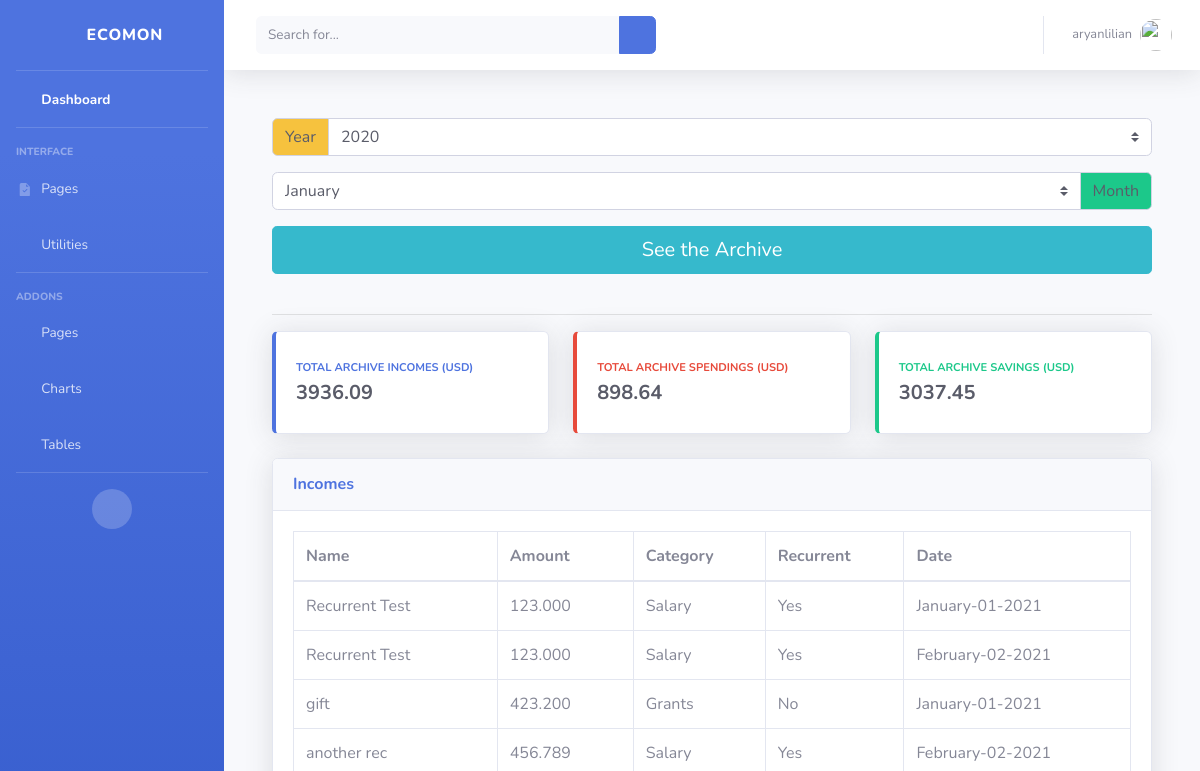
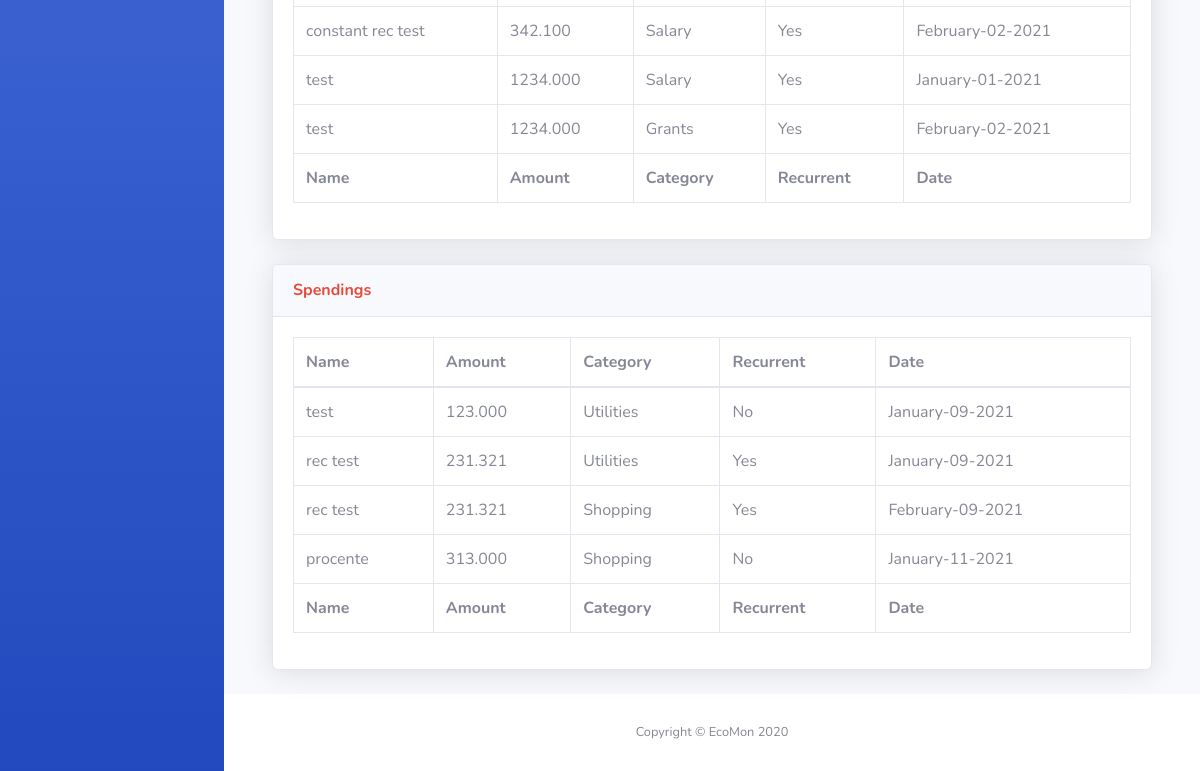
Before: /users/archive (signed in) with the older database file (2 pictures, top to bottom).
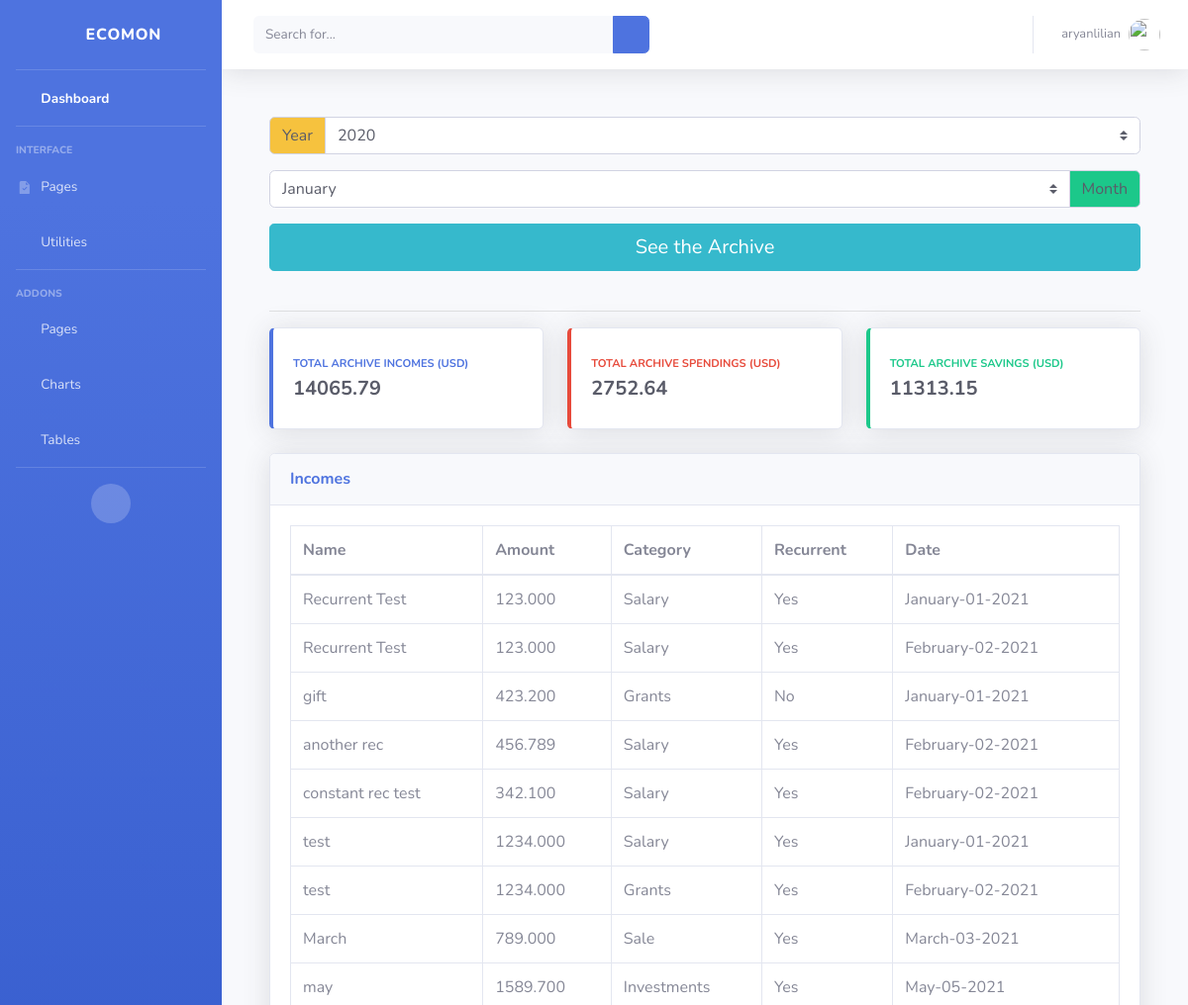
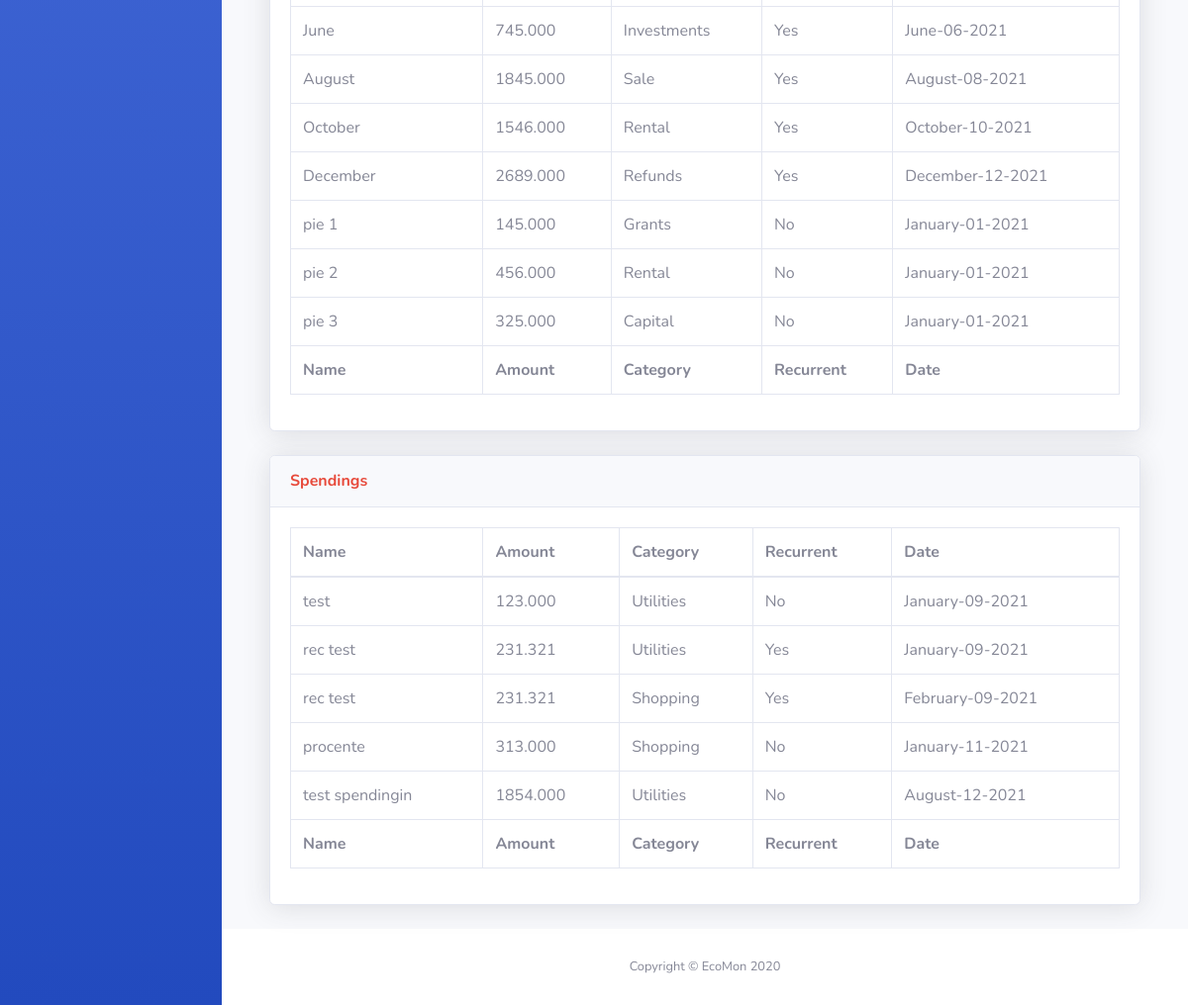
After: the same page with the newer database file (2 pictures, top to bottom).
### users/models.py (models this page shows, shortened)
class Income(models.Model):
    class IncomeCategory(models.TextChoices):
        SALARY = _('Salary')
        AWARDS = _('Awards')
        GRANTS = _('Grants')
        SALE = _('Sale')
        DIVIDENTS = _('Dividents')
        RENTAL = _('Rental')
        REFUNDS = _('Refunds')
        COUPONS = _('Coupons')
        LOTTERY = _('Lottery')
        CAPITAL = _('Capital')
        INVESTMENTS = _('Investments')
        GIFT = _('Gift')
        OTHERS = _('Others')
    user = models.ForeignKey(User, on_delete=models.CASCADE)
    name = models.CharField(_('Name'), max_length=50)
    amount = models.DecimalField(_('Amount'), max_digits=10, decimal_places=3)
    category = models.CharField(_('Category'), max_length=11,
                                choices=IncomeCategory.choices, default=IncomeCategory.SALARY)
    recurrent = models.BooleanField(_('Recurrent Income'), default=False)
    created_date = models.DateTimeField(
        _('Created Date/Time'), default=timezone.now)
    updated_date = models.DateTimeField(_('Updated Date/Time'), auto_now=True)

class Spending(models.Model):
    class SpendingCategory(models.TextChoices):
        UTILITIES = _('Utilities')
        RENT = _('Rent')
        INVOICES = _('Invoices')
        SHOPPING = _('Shopping')
        FOOD = _('Food')
        EDUCATION = _('Education')
        FUN = _('Fun')
        INSETMENT = _('Investment')
        OTHERS = _('Others')
    user = models.ForeignKey(User, on_delete=models.CASCADE)
    name = models.CharField(_('Name'), max_length=50)
    amount = models.DecimalField(
        _('Amount'), max_digits=10, decimal_places=3)
    category = models.CharField(_('Category'), max_length=10,
                                choices=SpendingCategory.choices, default=SpendingCategory.UTILITIES)
    recurrent = models.BooleanField(_('Recurrent Spending'), default=False)
    created_date = models.DateTimeField(
        _('Created Date/Time'), default=timezone.now)
    updated_date = models.DateTimeField(_('Updated Date/Time'), auto_now=True)

### users/views.py (the view, shortened to what this page needs)
# urls.py: path('archive', ArchiveView.as_view(), name='archive'),
class ArchiveView(View):
    template_name = 'users/archive.html'
    def get(self, request, *args, **kwargs):
        context = self.get_context_data(**kwargs)
        incomes = Income.objects.filter(user=request.user)
        spendings = Spending.objects.filter(user=request.user)
        context['incomes'] = incomes
        context['spendings'] = spendings
        context['total_incomes'] = round(assembly(incomes), 2)
        context['total_spendings'] = round(assembly(spendings), 2)
        context['total_savings'] = round(
            assembly(incomes) - assembly(spendings), 2)
        return render(request, self.template_name, context)
    def get_context_data(self, **kwargs):
        context = {
            'currency': Profile.objects.get(user=self.request.user).currency
        }
        return context

### users/utils_functions.py (called while the page is built)
def assembly(obj):
    return sum(i.amount for i in obj)

### templates/users/archive.html (shortened to what the changed rows need)
{% extends 'users/base.html' %}
{% block content %}
	<div class="container">
		<br>
		<div class="row">
			<div class="col-xl-4 col-md-6 mb-4">
		        <div class="card border-left-primary shadow h-100 py-2">
		            <div class="card-body">
		                <div class="row no-gutters align-items-center">
		                    <div class="col mr-2">
		                        <div class="text-xs font-weight-bold text-primary text-uppercase mb-1">Total Archive Incomes ({{ currency }})</div>
		                        {% if total_incomes %}
		                        	<div class="h5 mb-0 font-weight-bold text-gray-800">{{ total_incomes }}</div>
		                        {% else %}
		                        	<div class="h5 mb-0 font-weight-bold text-gray-800">0.0</div>
		                        {% endif %}
		                    </div>
		                </div>
		            </div>
		        </div>
		    </div>
		    <div class="col-xl-4 col-md-6 mb-4">
		        <div class="card border-left-danger shadow h-100 py-2">
		            <div class="card-body">
		                <div class="row no-gutters align-items-center">
		                    <div class="col mr-2">
		                        <div class="text-xs font-weight-bold text-danger text-uppercase mb-1">Total Archive Spendings ({{ currency }})</div>
		                        {% if total_spendings %}
		                        	<div class="h5 mb-0 font-weight-bold text-gray-800">{{ total_spendings }}</div>
		                        {% else %}
		                        	<div class="h5 mb-0 font-weight-bold text-gray-800">0.0</div>
		                        {% endif %}
		                    </div>
		                </div>
		            </div>
		        </div>
		    </div>
		    <div class="col-xl-4 col-md-6 mb-4">
		        <div class="card border-left-success shadow h-100 py-2">
		            <div class="card-body">
		                <div class="row no-gutters align-items-center">
		                    <div class="col mr-2">
		                        <div class="text-xs font-weight-bold text-success text-uppercase mb-1">Total Archive Savings  ({{ currency }})</div>
		                        {% if total_savings %}
		                        	<div class="h5 mb-0 font-weight-bold text-gray-800">{{ total_savings }}</div>
		                        {% else %}
		                        	<div class="h5 mb-0 font-weight-bold text-gray-800">0.0</div>
		                        {% endif %}
		                    </div>
		                </div>
		            </div>
		        </div>
		    </div>
		</div>
		<div class="card shadow mb-4">
            <div class="card-body">
              <div class="table-responsive">
                <table class="table table-bordered" id="incomesArchiveDataTable" width="100%" cellspacing="0">
                  <thead>
                    <tr>
                      <th>Name</th>
                      <th>Amount</th>
                      <th>Category</th>
                      <th>Recurrent</th>
                      <th>Date</th>
                    </tr>
                  </thead>
                  <tfoot>
                    <tr>
                      <th>Name</th>
                      <th>Amount</th>
                      <th>Category</th>
                      <th>Recurrent</th>
                      <th>Date</th>
                    </tr>
                  </tfoot>
                  <tbody>
                    {% for income in incomes %}
                    	<div class="row">
                    		<tr>
                				<td>{{ income.name }}</td>
                				<td>{{ income.amount }}</td>
                				<td>{{ income.category }}</td>
	                    		{% if income.recurrent == True %}
                    				<td>Yes</td>
	                    		{% else %}
                    				<td>No</td>
	                    		{% endif %}
                    			<td>{{ income.created_date|date:"F-m-Y" }}</td>
	                    	</tr>
                    	</div>
                    {% endfor %}
                  </tbody>
                </table>
              </div>
            </div>
          </div>
          <div class="card shadow mb-4">
            <div class="card-body">
              <div class="table-responsive">
                <table class="table table-bordered" id="spendingsArchiveDataTable" width="100%" cellspacing="0">
                  <thead>
                    <tr>
                      <th>Name</th>
                      <th>Amount</th>
                      <th>Category</th>
                      <th>Recurrent</th>
                      <th>Date</th>
                    </tr>
                  </thead>
                  <tfoot>
                    <tr>
                      <th>Name</th>
                      <th>Amount</th>
                      <th>Category</th>
                      <th>Recurrent</th>
                      <th>Date</th>
                    </tr>
                  </tfoot>
                  <tbody>
                    {% for spending in spendings %}
                    	<div class="row">
                    		<tr>
                				<td>{{ spending.name }}</td>
                				<td>{{ spending.amount }}</td>
                				<td>{{ spending.category }}</td>
	                    		{% if spending.recurrent == True %}
                    				<td>Yes</td>
	                    		{% else %}
                    				<td>No</td>
	                    		{% endif %}
                    			<td>{{ spending.created_date|date:"F-d-Y" }}</td>
	                    	</tr>
                    	</div>
                    {% endfor %}
                  </tbody>
                </table>
              </div>
            </div>
          </div>
        </div>
{% endblock content %}

Changed rows visible on the page:
added Income: name "March", amount "789.000", category "Sale", recurrent "Yes", created_date "March-03-2021"
added Income: name "may", amount "1589.700", category "Investments", recurrent "Yes", created_date "May-05-2021"
added Income: name "June", amount "745.000", category "Investments", recurrent "Yes", created_date "June-06-2021"
added Income: name "August", amount "1845.000", category "Sale", recurrent "Yes", created_date "August-08-2021"
added Income: name "October", amount "1546.000", category "Rental", recurrent "Yes", created_date "October-10-2021"
added Income: name "December", amount "2689.000", category "Refunds", recurrent "Yes", created_date "December-12-2021"
added Income: name "pie 1", amount "145.000", category "Grants", recurrent "No", created_date "January-01-2021"
added Income: name "pie 2", amount "456.000", category "Rental", recurrent "No", created_date "January-01-2021"
added Income: name "pie 3", amount "325.000", category "Capital", recurrent "No", created_date "January-01-2021"
added Spending: name "test spendingin", amount "1854.000", category "Utilities", recurrent "No", created_date "August-12-2021"
Other visible differences:
{{ total_incomes }}: "3936.09" → "14065.79"
{{ total_spendings }}: "898.64" → "2752.64"
{{ total_savings }}: "3037.45" → "11313.15"
